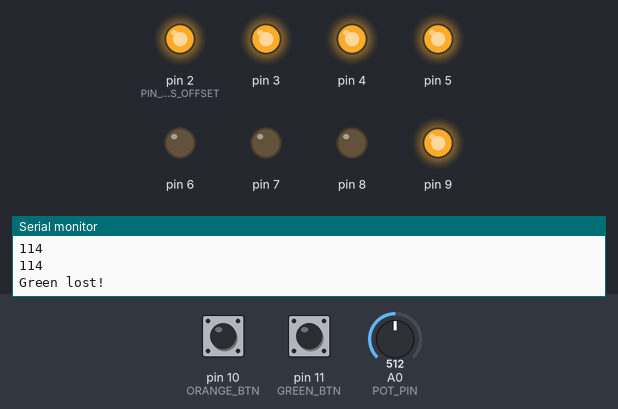
This sketch was run on a simulated Arduino Uno, built with avr-gcc and run on an emulated ATmega328P. On the bench: output pins drawn as LEDs (lit = HIGH), the last lines printed to the serial monitor. Dashed ring = blinking. The test bench sets the inputs (shaded band); at power-on: pin 10 (ORANGE_BTN) LOW, A0 (POT_PIN) = 512, pin 11 (GREEN_BTN) LOW.

Above: at 1.2 s.
1.3 s: pin 10 (ORANGE_BTN) pulled HIGH for 3.2 s
At 4.2 s:
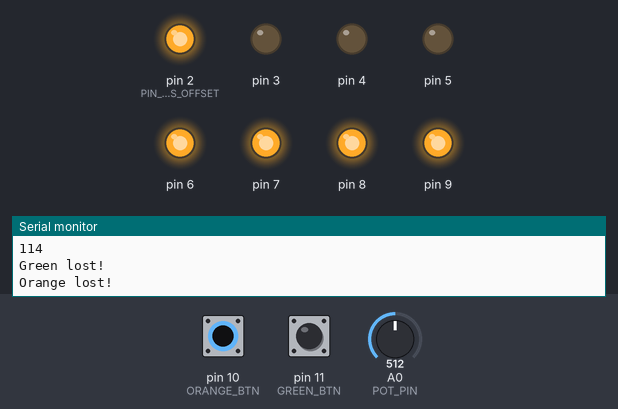
6.5 s: A0 (POT_PIN) set to 122
9.5 s: A0 (POT_PIN) set to 306
At 11.7 s:
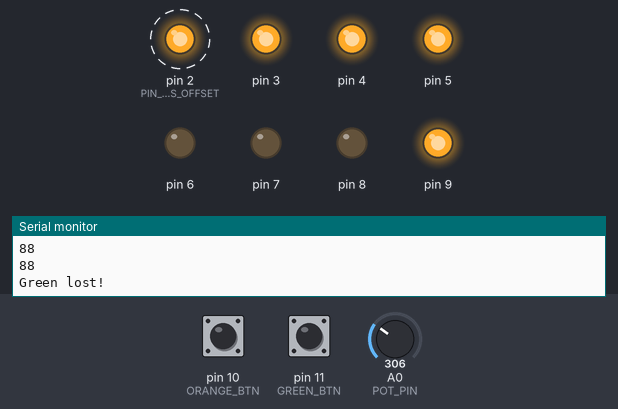
Timing chart, 0 to 18.5 s (numbered marks = the images above; inputs shaded):
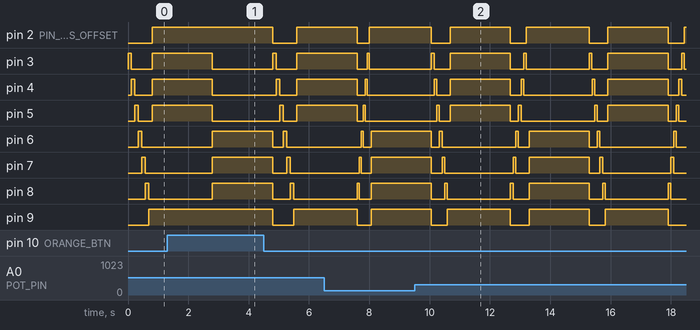

Measured:
- by itself, pin 2 (PIN_POS_OFFSET): alternates HIGH for 2.0 s and LOW for 0.57 s
- by itself, pin 9: alternates HIGH for 2.1 s and LOW for 0.53 s

The sketch:

julpong_1D.ino
```cpp
/* 1D Pong - an infinitely narrow pong with an infinite number of bounces.
 *
 * Rules:
 *  - Hit your button while your light is lit, if you're too early or to late you lose and the other person wins.
 *  - The side that lost will serve the ball next round.
 *
 * Functions:
 *  - The lamps on the winning side will light up after a round ends.
 *  - If you turn the potentiometer the starting speed of the ball will increase.
 *  - The speed of the ball will increase for every SPEED_INCREASE_INTERVAL´th bounce.
 *  - If you get over HIGHSCORE_REGISTER_LIMIT number of collective bounces, these are displayed in binary
 *    format.
 *  - If you get a score higher than HIGHSCORE_REGISTER_LIMIT and the current highest score, the display flashes
 *    before the result is showed.
 *
 * Have fun!
 */


#define ORANGE_BTN 10
#define GREEN_BTN 11
#define ORANGE_END 2
#define GREEN_END 9
#define PIN_POS_OFFSET 2
#define POT_PIN A0
#define SPEED_INCREASE 8
#define HIGHSCORE_REGISTER_LIMIT 4
#define FLASH_PERIOD 200
#define SPEED_INCREASE_INTERVAL 3

bool isGoingTowardsOrange {false};
int position {0};
bool isOrangeWinner {false};
int result {0};
int highestScore{0};

void moveBallToOrange()
{
    if (position == 0)
    {
        position = 1;
        isGoingTowardsOrange = false;
    }
    else
    {
        position -= 1;
    }
}

void moveBallToGreen()
{
    if (position == 7)
    {
        position = 6;
        isGoingTowardsOrange = true;
    }
    else
    {
        position += 1;
    }
}

bool orangeIsPressed()
{
    return digitalRead(ORANGE_BTN);
}

bool greenIsPressed()
{
    return digitalRead(GREEN_BTN);
}

bool mayBounceOrange()
{
    return position == 0 && isGoingTowardsOrange;
}

bool mayBounceGreen()
{
    return position == 7 && !isGoingTowardsOrange;
}

void updateLamps(int pos)
{
    for (int l {ORANGE_END}; l <= GREEN_END; l++)
    {
        if (l == pos + PIN_POS_OFFSET)
        {
            digitalWrite(l, HIGH);
        }
        else
        {
            digitalWrite(l, LOW);
        }
    }
}

void orangeLost()
{
  isOrangeWinner = false;
   Serial.println("Orange lost!");
}

void greenLost()
{
  isOrangeWinner = true;
  Serial.println("Green lost!");
}

void displayWinner(bool isOrangeWinner)
{
  if (isOrangeWinner)
  {
    for (int pin {ORANGE_END}; pin <= GREEN_END; pin++)
    {
      if (pin - PIN_POS_OFFSET < 4 || pin == GREEN_END)
      {
        digitalWrite(pin, HIGH);
      }
      else
      {
        digitalWrite(pin, LOW);
      }
    }
  }
  else
  {
    for (int pin {ORANGE_END}; pin <= GREEN_END; pin++)
    {
      if (pin - PIN_POS_OFFSET >= 4 || pin == ORANGE_END)
      {
        digitalWrite(pin, HIGH);
      }
      else
      {
        digitalWrite(pin, LOW);
      }
    }
  }
}

// Displays result in binary format with least significant bit at position ORANGE_END;
void displayResultInBinary(int result)
{
  int remainingResult {result};
  for (int pin{GREEN_END}; pin >= ORANGE_END; pin--)
  {
    int p {1 << (pin - PIN_POS_OFFSET)};
    if (p <= remainingResult)
    {
      digitalWrite(pin, HIGH);
      remainingResult -= p;
    }
    else
    {
      digitalWrite(pin, LOW);
    }
  }
}

void displayFlashes(int nFlashes)
{
  for (int n{0}; n < nFlashes; n++)
  {
    for (int pin{ORANGE_END}; pin <= GREEN_END; pin++)
    {
      digitalWrite(pin, HIGH);
    }
    delay(FLASH_PERIOD / 2);
    for (int pin{ORANGE_END}; pin <= GREEN_END; pin++)
    {
      digitalWrite(pin, LOW);
    }
    delay(FLASH_PERIOD);
  }
}

int scaleToDelay(int value)
{
  return value / 8 + 50;
}

int increaseSpeed(int speed_up)
{
  return speed_up + SPEED_INCREASE;
}

// runs one round and returns number of successful bounces
int playRound()
{
  int speedUp {0};
  int currentDelay {120};
  int successfulBounces {0};

  if (isOrangeWinner)
  {
    isGoingTowardsOrange = true;
    position = 7;
  }
  else
  {
    isGoingTowardsOrange = false;
    position = 0;
  }

  bool lost {false};
  while (!lost)
  {
  // check orange side
  if (mayBounceOrange())
    { // check that orange is not pressing the button too late
        if (!orangeIsPressed())
        {
            orangeLost();
            lost = true;
            break;
        }
        else
        {
          successfulBounces++;
          if (successfulBounces % SPEED_INCREASE_INTERVAL == 0)
          {
            speedUp = increaseSpeed(speedUp);
          }
        }
    }
    else
    { // check that orange is not pressing the button too early
      if (orangeIsPressed() && isGoingTowardsOrange)
      {
          orangeLost();
          lost = true;
          break;
      }
    }

    // check green side
    if (mayBounceGreen())
    { // check that green is not pressing the button too late
        if (!greenIsPressed())
        {
            greenLost();
            lost = true;
            break;
        }
        else
        {
          successfulBounces++;
          if (successfulBounces % SPEED_INCREASE_INTERVAL == 0)
          {
            speedUp = increaseSpeed(speedUp);
          }
        }
    }
    else
    { // check that orange is not pressing the button too early
      if (greenIsPressed() && !isGoingTowardsOrange)
      {
          greenLost();
          lost = true;
          break;
      }
    }

    // update ball position
    if (isGoingTowardsOrange)
    {
        moveBallToOrange();
    }
    else
    {
        moveBallToGreen();
    }

    updateLamps(position);

    // read current speed from potentiometer
    currentDelay = scaleToDelay(analogRead(POT_PIN));
    delay(currentDelay - speedUp);
    Serial.println(currentDelay);
  }
  return successfulBounces;
}

void setup() {
    // Setup pin modes
    pinMode(ORANGE_BTN, INPUT);
    pinMode(GREEN_BTN, INPUT);
    for (int pin {ORANGE_END}; pin <= GREEN_END; pin++)
    {
        pinMode(pin, OUTPUT);
    }

    Serial.begin(9600);
}

void loop() {
    // run round
    result = playRound();

    displayWinner(isOrangeWinner);
    delay(2000);

    if (result >= HIGHSCORE_REGISTER_LIMIT)
    {
      if (result > highestScore)
      {
        displayFlashes(4);
        highestScore = result;
      }
      displayResultInBinary(result);
      delay(2000);
    }
}
```
